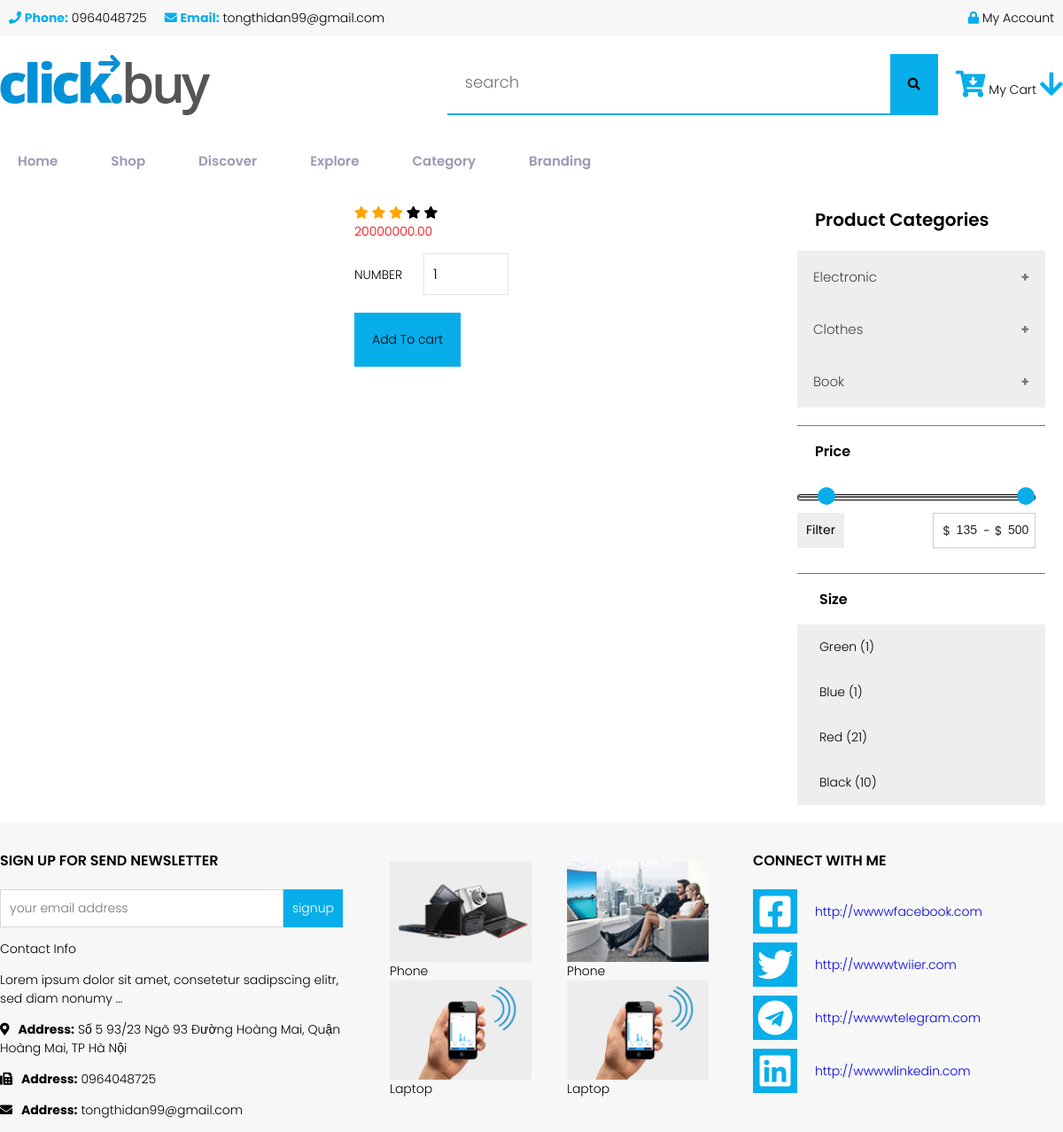
Before: /productDetail/3 with the older database file.
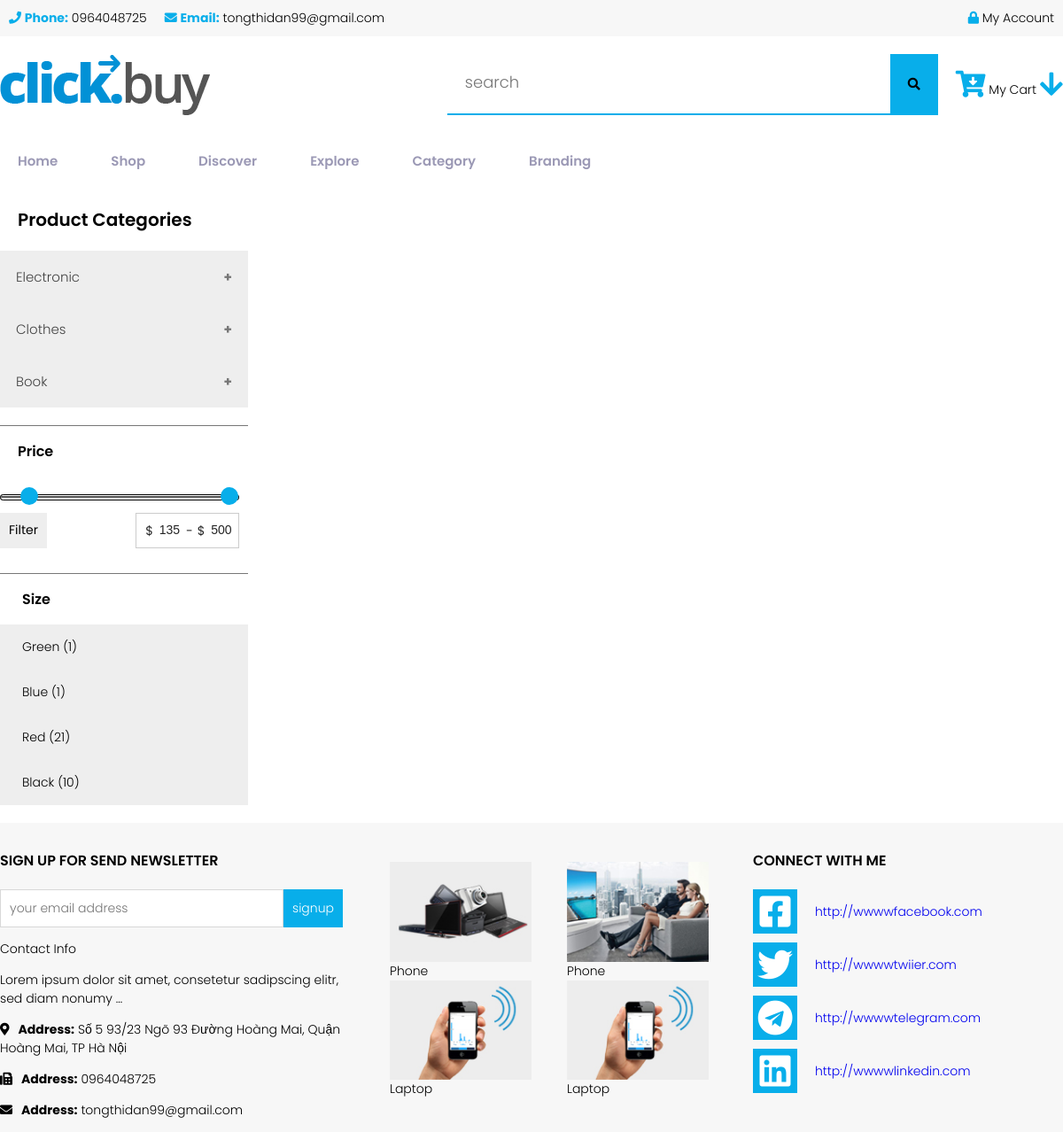
After: the same page with the newer database file.
### Item/models.py (models this page shows, shortened)
class Item(models.Model):
    product = models.OneToOneField(Product, on_delete=models.CASCADE)
    priceSale =models.DecimalField(max_digits=12, decimal_places=2)
    saleOff = models.FloatField()
    numberItem = models.IntegerField()

### home/views.py (the view)
# urls.py: path('productDetail/<int:item_id>', views.ProductDetail, name = 'productDetail'),
def ProductDetail(request,item_id):
    item= Item.objects.filter(id=item_id)
    context={
        'product':item
    }
    return  render(request,'productDetail.html',context)

### templates/productDetail.html (shortened to what the changed rows need)
{% load static %}
<!DOCTYPE html>
<html lang="en">
<head>
    <link rel="stylesheet" href="{% static 'css/index1.css' %} "/>
   <link rel="stylesheet" href="{% static 'css/productdetail.css' %} "/>
    <link rel="stylesheet" href="{% static 'css/shop.css' %}" />
    <link rel="stylesheet" href="{% static 'css/share.css' %}" />
    <link rel="stylesheet" href="https://cdnjs.cloudflare.com/ajax/libs/font-awesome/5.14.0/css/all.min.css" />
    <link rel="stylesheet" href="https://pro.fontawesome.com/releases/v5.10.0/css/all.css"
 crossOrigin="anonymous" />
</head>
<body>
    <section>
        <div class="shop__productdetail--content">
            <div class="container">
                <div class="row">
                    {% for p in product %}
                    <div class="col-4">
                    </div>
                    <div class="col-5">
                        <div class="productdetail__infor">
                            <div class="product__item-rate dp-flex">
                                <div class="rating-star m-r">
                                    <span class="fa fa-star checked"></span>
                                    <span class="fa fa-star checked"></span>
                                    <span class="fa fa-star checked"></span>
                                    <span class="fa fa-star"></span>
                                    <span class="fa fa-star"></span>
                                </div>
                            </div>
                            <div class="product__item--price dp-flex">
                                <span class="text-danger m-r">{{ p.priceSale }}</span>
                            </div>
                             <form method="post" action="{% url 'add_to_cart' %}">
                            <div class="productdetail__detail-number">
                                <label for="number">NUMBER</label>
                                <input type="number" name="number" id="number" value="1">
                            </div>
                            <div class="productdetail_detail-addToCart">
                                <button  type="submit" class="product__details-buttonAdd">Add To cart</button>
                            </div>
                                  </form>
                        </div>
                         {% endfor %}
                    </div>
                </div>
            </div>
        </div>
    </section>
</body>
</html>

Changed rows visible on the page:
removed Item: priceSale "20000000.00"
